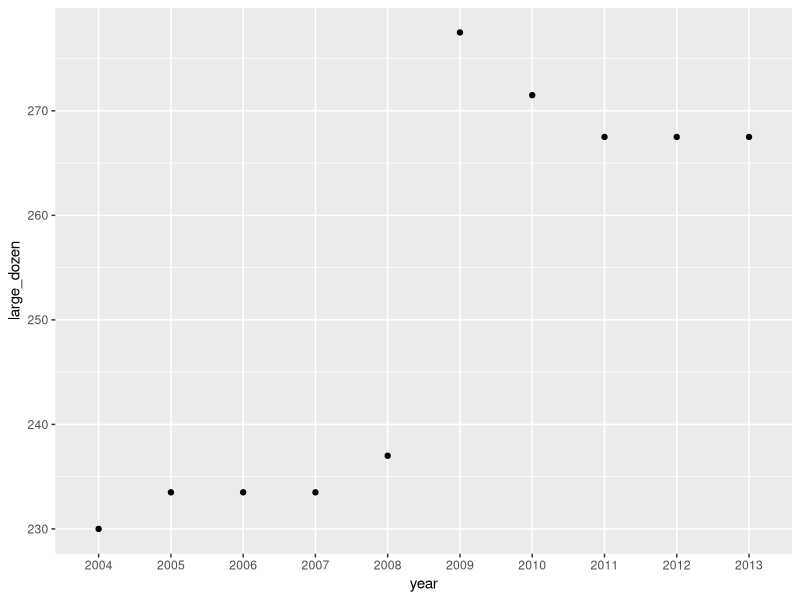

Write the R code that produced this figure.
## ---- chunk 1
#| label: setup
#| warning: false
#| message: false

library(tidyverse)
library(readxl)

knitr::opts_chunk$set(echo = TRUE, warning=FALSE, message=FALSE)
## ---- chunk 2
df <- read_excel("_data/organiceggpoultry.xls", sheet = "Data",skip=4)

## ---- chunk 3
df2<-df%>%
  mutate(date=...1)%>%
  select(12,2:5)
df2<-df2%>%
  rename(xlarge_dozen=2,xlarge_halfdozen=3,large_dozen=4,large_halfdozen=5)
df2<-df2%>%
  mutate(date=str_remove(date," /1"))
egg<-df2%>%
  separate(date, into=c("month","year"),sep=" ")%>%
  fill(year)
egg
## ---- chunk 4
egg_data2004<- filter(egg,year == "2004",)
egg_data2004
## ---- chunk 5
egg_Jan<-filter(egg,month == "Jan")
select(egg_Jan,1:2,5)
ggplot(egg_Jan,aes(year,large_dozen)) + geom_point()

## ---- chunk 6
#| tbl-cap: Pivoted Example
pivot_longer(egg, col= contains("large"),
              names_to="type_of_egg",
              values_to = "cost")

